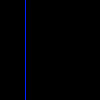
Frame 1 (no input)
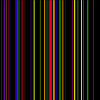
Frame 60 (the mouse pressed at the canvas centre just before this capture)
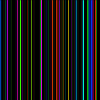
Frame 120 (the mouse held since frame 60 and released just before this capture)

The Processing sketch that drew these frames (run headless with seeded random() and noise(); from frame 60 on, the mouse is pressed at the canvas centre):

// Processing sketch: e042_android
// ── e042_android.pde
void setup() {
  background(0);
  colorMode(HSB);
}
void draw() {
  fill(0, 10);
  noStroke();
  rect(0, 0, width, height);
  
  stroke(random(255), 255, 255);
  float x = random(width);
  line(x, 0, x, height);
}
